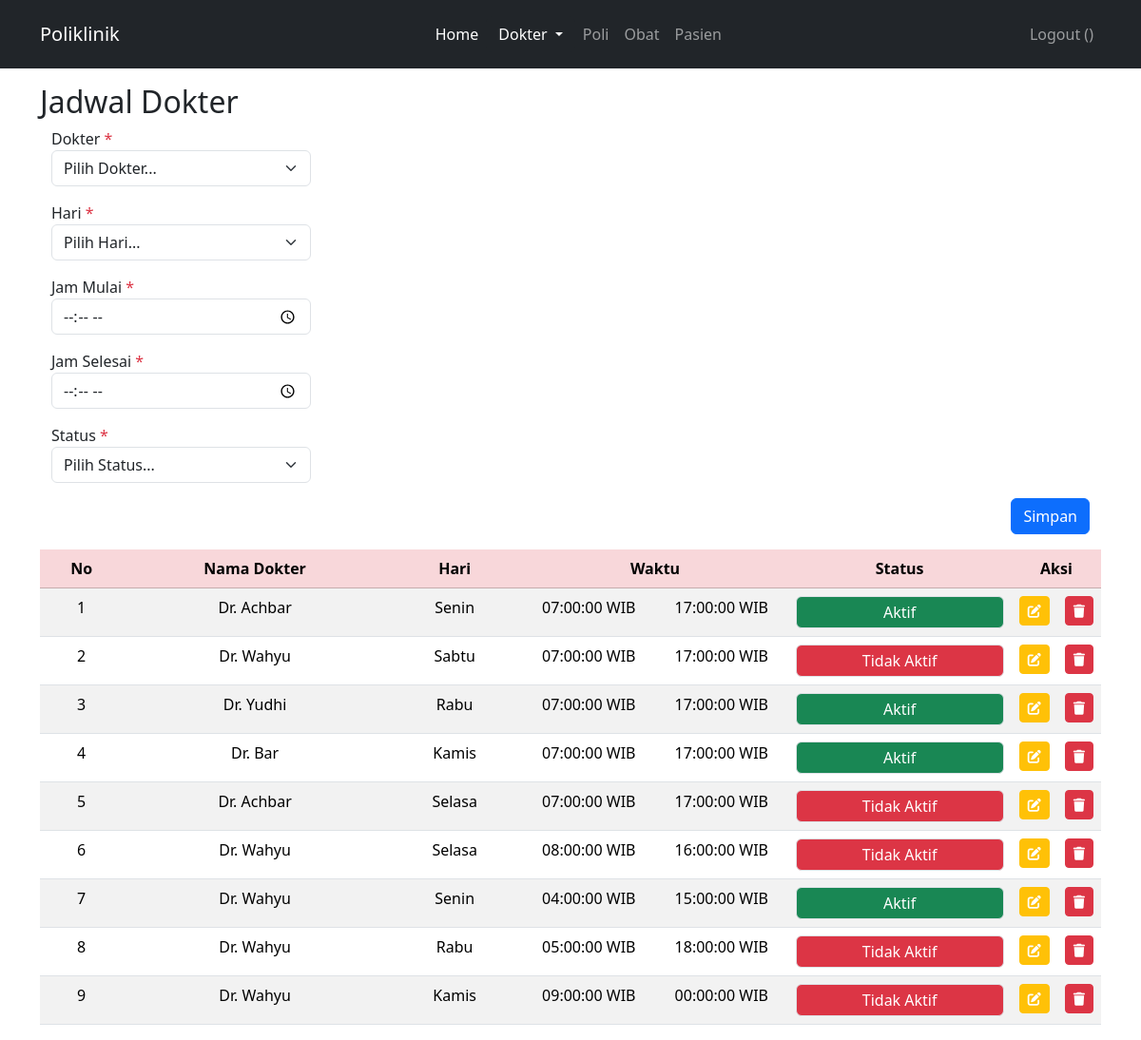
Page /index.php?page=jadwalDokter (signed in) on the committed database.
### tables this page shows
CREATE TABLE `jadwal_periksa` (
  `id` int(10) UNSIGNED NOT NULL,
  `id_dokter` int(10) UNSIGNED NOT NULL,
  `hari` enum('Senin','Selasa','Rabu','Kamis','Jumat','Sabtu') NOT NULL,
  `jam_mulai` time NOT NULL,
  `jam_selesai` time NOT NULL,
  `statues` tinyint(1) NOT NULL
);

CREATE TABLE `dokter` (
  `id` int(10) UNSIGNED NOT NULL,
  `nama` varchar(255) NOT NULL,
  `alamat` varchar(255) NOT NULL,
  `no_hp` varchar(50) NOT NULL,
  `id_poli` int(10) UNSIGNED NOT NULL,
  `nip` int(11) NOT NULL,
  `password` varchar(255) NOT NULL
);

### jadwalDokter.php (the view, shortened to what this page needs)
<main id="jadwaldokter-page">
    <div class="container" style="margin-top: 5.5rem;">
        <div class="row">
            <h2 class="ps-0">Jadwal Dokter</h2>
            <div class="container">
                <form action="" method="POST" onsubmit="return(validate());">
                    <?php
                    $jam_mulai = '';
                    $jam_selesai = '';
                    ?>
                    <div class="dropdown mb-3 w-25">
                        <label for="id_dokter">Dokter <span class="text-danger">*</span></label>
                        <select class="form-select" name="id_dokter" aria-label="id_dokter">
                            <option value="" selected>Pilih Dokter...</option>
                        </select>
                    </div>
                    <div class="dropdown mb-3 w-25">
                        <label for="hari">Hari <span class="text-danger">*</span></label>
                        <select class="form-select" name="hari" aria-label="hari">
                            <option value="" selected>Pilih Hari...</option>
                        </select>
                    </div>
                    <div class="mb-3 w-25">
                        <label for="jam_mulai">Jam Mulai <span class="text-danger">*</span></label>
                        <input type="time" name="jam_mulai" class="form-control" required value="<?php echo $jam_mulai ?>">
                    </div>
                    <div class="mb-3 w-25">
                        <label for="jam_selesai">Jam Selesai <span class="text-danger">*</span></label>
                        <input type="time" name="jam_selesai" class="form-control" required value="<?php echo $jam_selesai ?>">
                    </div>
                    <div class="dropdown mb-3 w-25">
                        <label for="statues">Status <span class="text-danger">*</span></label>
                        <select class="form-select" name="statues" aria-label="statues">
                            <option value="" selected>Pilih Status...</option>
                        </select>
                    </div>
                    <div class="d-flex justify-content-end mt-2">
                        <button type="submit" name="simpanData" class="btn btn-primary">Simpan</button>
                    </div>
                </form>
            </div>
            <div class="table-responsive mt-3 px-0">
                <table class="table table-striped text-center">
                    <thead class="table-danger">
                        <tr>
                            <th valign="middle">No</th>
                            <th valign="middle">Nama Dokter</th>
                            <th valign="middle">Hari</th>
                            <th valign="middle" style="width: 25%;" colspan="2">Waktu</th>
                            <th valign="middle">Status</th>
                            <th valign="middle" style="width: 0.5%;" colspan="2">Aksi</th>
                        </tr>
                    </thead>
                    <tbody>
                        <?php
                        $result = mysqli_query($mysqli, "SELECT dokter.nama, jadwal_periksa.id, jadwal_periksa.hari, jadwal_periksa.jam_mulai, jadwal_periksa.jam_selesai, jadwal_periksa.statues FROM dokter JOIN jadwal_periksa ON dokter.id = jadwal_periksa.id_dokter");
                        $no = 1;
                        while ($data = mysqli_fetch_array($result)) :
                        ?>
                            <tr>
                                <td><?php echo $no++ ?></td>
                                <td><?php echo $data['nama'] ?></td>
                                <td><?php echo $data['hari'] ?></td>
                                <td><?php echo $data['jam_mulai'] ?> WIB</td>
                                <td><?php echo $data['jam_selesai'] ?> WIB</td>
                                <td>
                                    <?php
                                    echo ($data['statues'] == 1)
                                        ? '<p class="bg-success text-white border rounded p-1 mb-0">Aktif</p>'
                                        : '<p class="bg-danger text-white border rounded p-1 mb-0">Tidak Aktif</p>';
                                    ?>
                                </td>
                                <td>
                                    <a class="btn btn-sm btn-warning text-white" href="index.php?page=jadwalDokter&id=<?php echo $data['id'] ?>">
                                        <i class="fa-solid fa-pen-to-square"></i>
                                    </a>
                                </td>
                                <td>
                                    <a href="index.php?page=jadwalDokter&id=<?php echo $data['id'] ?>&aksi=hapus" class="btn btn-sm btn-danger text-white">
                                        <i class="fa-solid fa-trash"></i>
                                    </a>
                                </td>
                            </tr>
                        <?php endwhile; ?>
                    </tbody>
                </table>
            </div>
        </div>
    </div>
</main>

### rows in the picture
jadwal_periksa: id_dokter.nama "Dr. Achbar", hari "Senin", jam_mulai "07:00:00", jam_selesai "17:00:00", statues "Aktif"
jadwal_periksa: id_dokter.nama "Dr. Wahyu", hari "Sabtu", jam_mulai "07:00:00", jam_selesai "17:00:00", statues "Tidak Aktif"
jadwal_periksa: id_dokter.nama "Dr. Yudhi", hari "Rabu", jam_mulai "07:00:00", jam_selesai "17:00:00", statues "Aktif"
jadwal_periksa: id_dokter.nama "Dr. Bar", hari "Kamis", jam_mulai "07:00:00", jam_selesai "17:00:00", statues "Aktif"
jadwal_periksa: id_dokter.nama "Dr. Achbar", hari "Selasa", jam_mulai "07:00:00", jam_selesai "17:00:00", statues "Tidak Aktif"
jadwal_periksa: id_dokter.nama "Dr. Wahyu", hari "Selasa", jam_mulai "08:00:00", jam_selesai "16:00:00", statues "Tidak Aktif"
jadwal_periksa: id_dokter.nama "Dr. Wahyu", hari "Senin", jam_mulai "04:00:00", jam_selesai "15:00:00", statues "Aktif"
jadwal_periksa: id_dokter.nama "Dr. Wahyu", hari "Rabu", jam_mulai "05:00:00", jam_selesai "18:00:00", statues "Tidak Aktif"
jadwal_periksa: id_dokter.nama "Dr. Wahyu", hari "Kamis", jam_mulai "09:00:00", jam_selesai "00:00:00", statues "Tidak Aktif"
